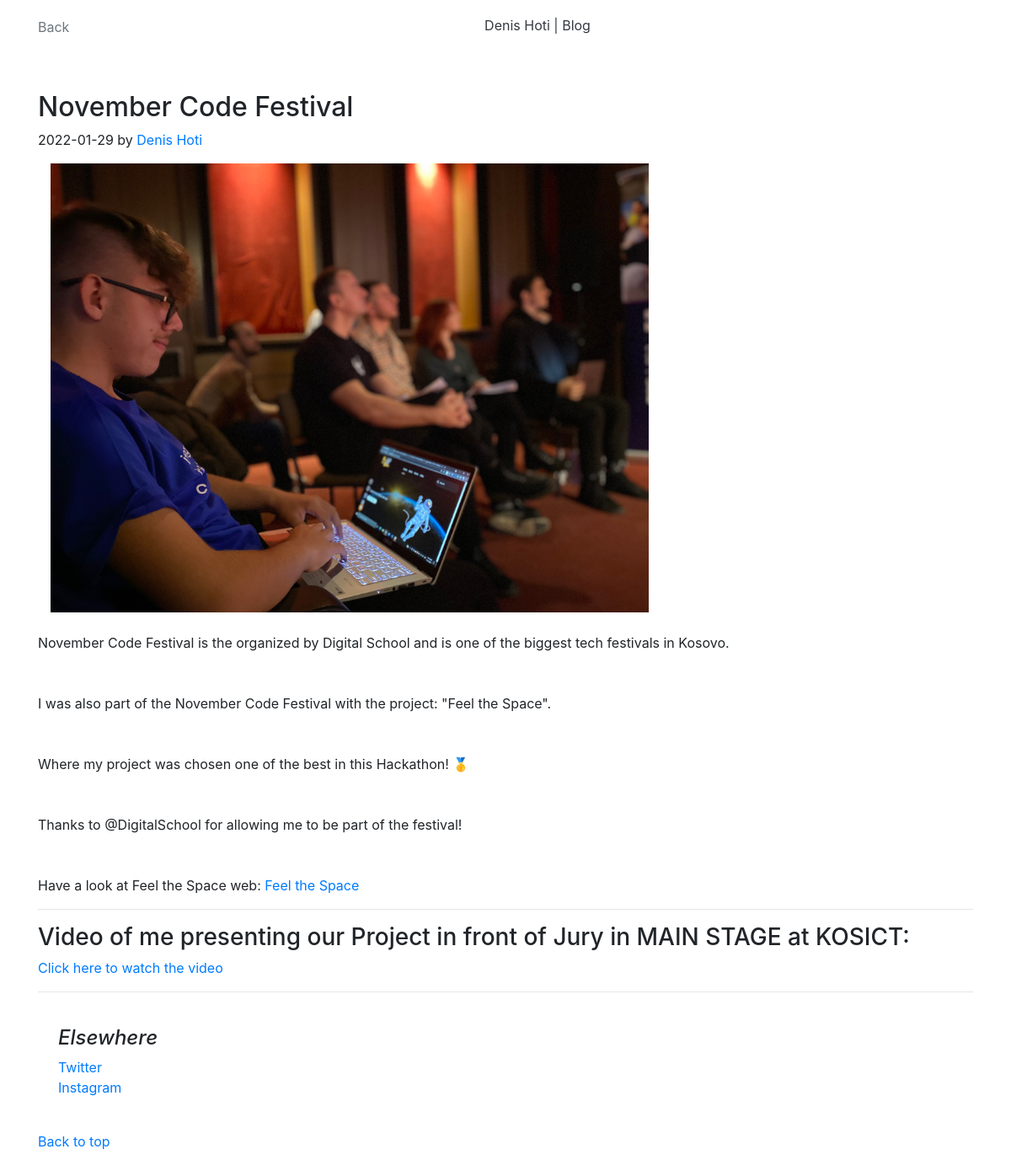
/readBlog.php?bId=11, run on the app's committed database.
### tables this page shows
CREATE TABLE `blog` (
  `bId` int(10) NOT NULL,
  `bBanner` varchar(255) DEFAULT NULL,
  `bSubtitle` varchar(255) DEFAULT NULL,
  `bTitle` varchar(255) DEFAULT NULL,
  `bShortDescription` varchar(255) DEFAULT NULL,
  `bContent` text DEFAULT NULL,
  `bDate` date DEFAULT NULL
);

### readBlog.php (the view, shortened to what this page needs)
<?php
        include "./config.php";
        if(isset($_GET['bId'])){
            $blog_id = $_GET['bId'];
            $select = "SELECT * FROM blog WHERE bId='$blog_id'";
            $query = mysqli_query($connect, $select);
            while($row = mysqli_fetch_assoc($query)){
                    $banner = $row['bBanner'];
                    $title = $row['bTitle'];
                    $content = $row['bContent'];
                    $date = $row['bDate'];
                  }
    ?>
<!DOCTYPE html>
<html lang="en">
  <head>
    <link rel="stylesheet" href="https://stackpath.bootstrapcdn.com/bootstrap/4.5.0/css/bootstrap.min.css">
  </head>
  <body>
    <div class="container">
  <header class="blog-header py-3">
    <div class="row flex-nowrap justify-content-between align-items-center">
      <div class="col-4 pt-1">
        <a class="text-muted" href="./.">Back</a>
      </div>
      <div style="position: center;margin-right: 30%" class="col-4 text-center">
        <a style="position: center;" class="blog-header-logo text-dark" href="./blog.php">Denis Hoti | Blog</a>
      </div>
    </div>
  </header>
  <br>
  <br>
 <div class="blog-post">
        <h2 class="blog-post-title"><?= $title ?></h2>
        <p class="blog-post-meta"><?= $date ?> by <a target="_blank" href="https://www.instagram.com/denishotiii">Denis Hoti</a></p>
        <img src="images/<?= $banner ?>" class="col-12 col-sm-12 col-md-6 col-lg-8 col-xl-8 aa1">
        <br>
        <br>
        <p><?= $content ?></p>
        <hr>
            <div class="p-4">
        <h4 class="font-italic">Elsewhere</h4>
        <ol class="list-unstyled">
          <li><a href="#">Twitter</a></li>
         <li><a href="https://www.instagram.com/denishotiii">Instagram</a></li>
        </ol>
      </div>
  </div>
<footer class="blog-footer">
  <p>
    <a href="#">Back to top</a>
  </p>
</footer>
</body>
</html>
<?php }  ?>

### data on the page
blog: bTitle "November Code Festival", bDate "2022-01-29", bBanner (picture), bContent "November Code Festival is the organized by Digital School and is one of the biggest tech festivals in Kosovo. I was also part of the November Code Festival with the project: \"Feel the Space\". Where my project was chosen one of the best in this Hackathon! 🥇 Thanks to @DigitalSchool for allowing me to be part of the festival! Have a look at Feel the Space web: Feel the Space Video of me presenting our Project in front of Jury in MAIN STAGE at KOSICT: Click here to watch the video"
